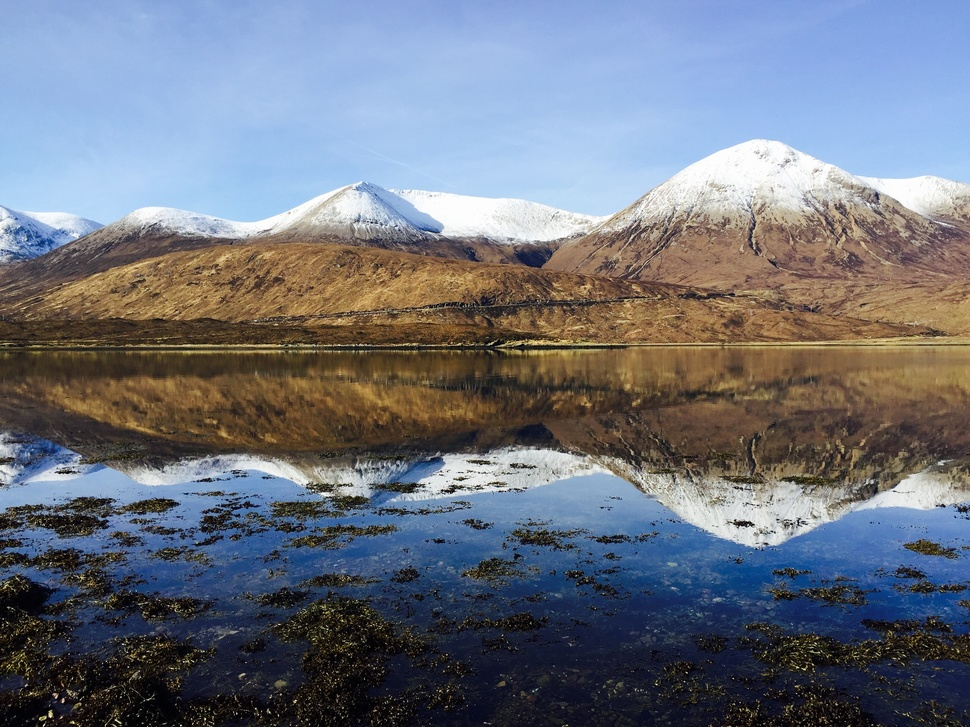
#> input picture image1.jpg, 970 x 727 px, shrunk from 3264 x 2448 before the run, found by its file name
$ python p4.py
#> lines starting #> are read from the running program, lines starting #| are printed output that depends on the picture
# gray image conversion into negative image using opencv and matplotlib library

import cv2
import matplotlib.pyplot as plt

imgpath = "D:\Programing Language\Python\image processing\image1.jpg"

img1=cv2.imread(imgpath,1)
#> img1 is the input picture: shape (727, 970, 3); mean B, G, R 127.1, 115.4, 109.8
img2=abs(255-img1)
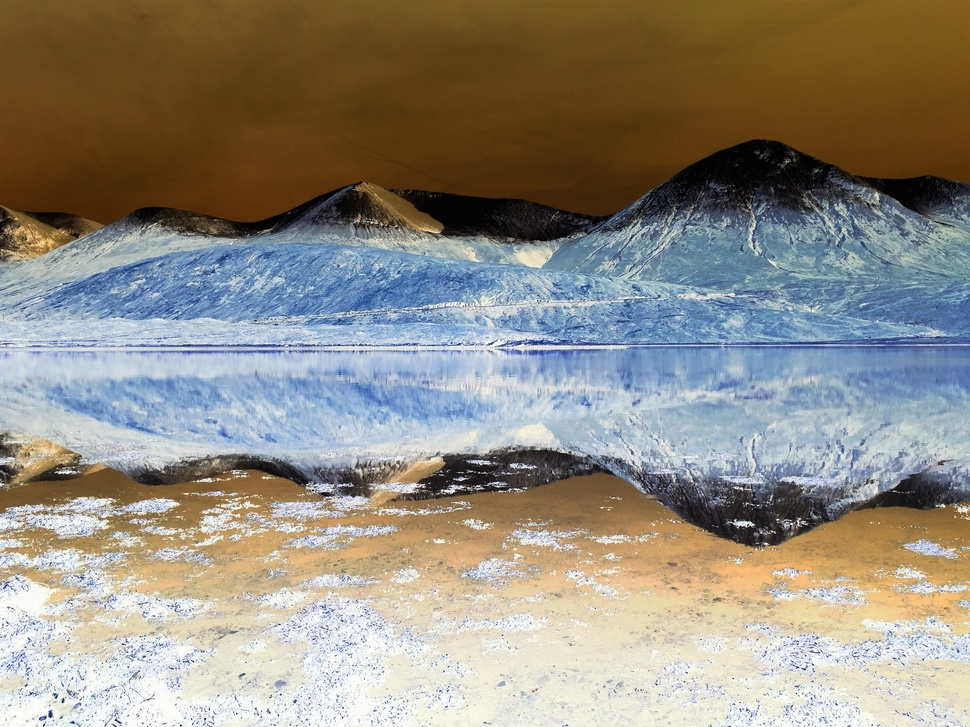
#> img2: shape (727, 970, 3); mean B, G, R 127.9, 139.6, 145.2

titles=['original image','negative image']
images=[img1,img2]
for k in range(2):
    #sublpot(nrows,ncols,index)
    plt.subplot(1,2,k+1)
    #cmap is color map
    plt.imshow(images[k],cmap='gray')
    plt.title(titles[k])
    plt.xticks([])
    plt.yticks([])
plt.show()
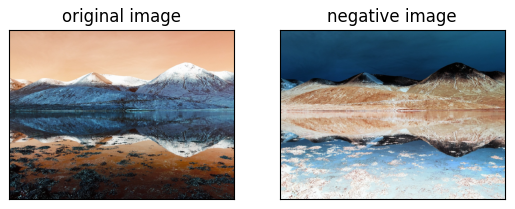
#> figure drawn by matplotlib, 2 panels; B, G, R data is drawn as R, G, B

#using a power law transformation
#im1c=cv2.pow(im,0.5)
#im=img1/255.0
#im1c*cv2.pow(im,0.5)
